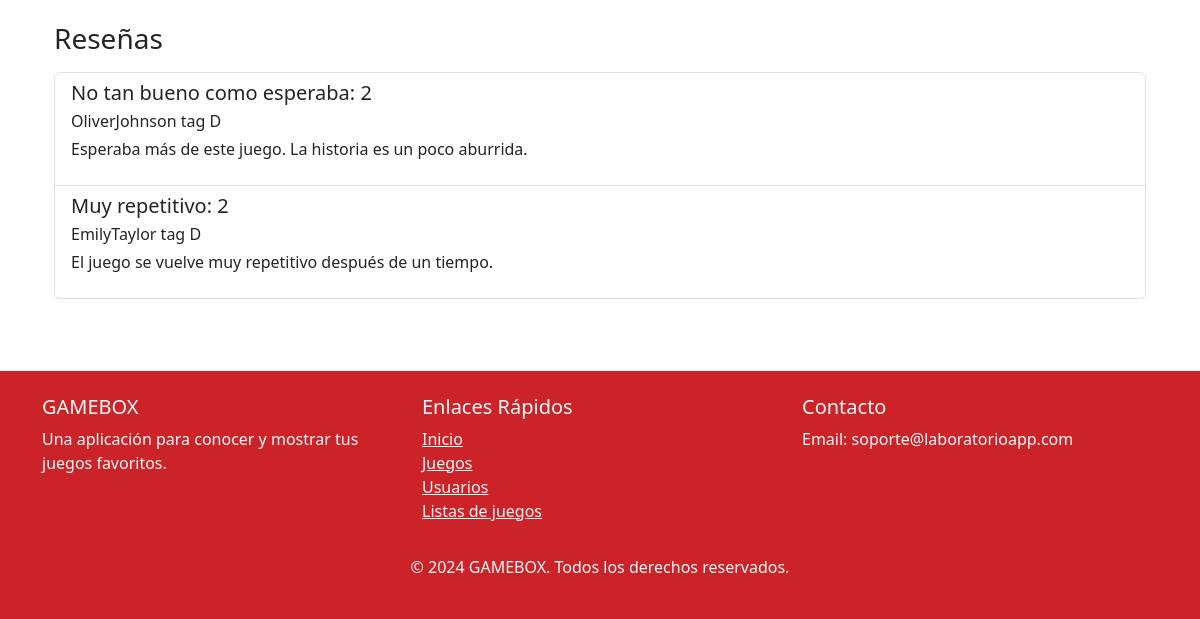
Page /gameInfo/25/ (lower part) on the earlier database version.
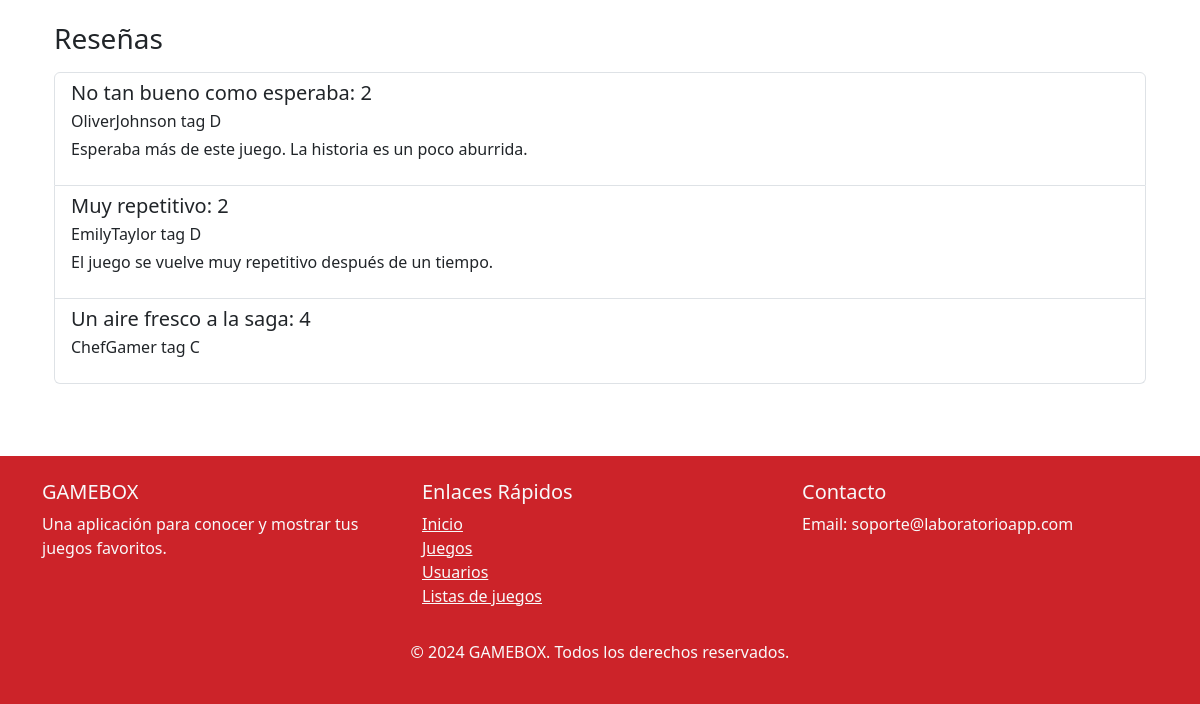
Same page on the later database version.
### domain/models.py (models this page shows, shortened)
class Reseña(models.Model):
    title = models.CharField(max_length=30)
    content = models.CharField(max_length=500, null=True)
    TAG_CHOICES = [
        ('C', 'Complete'),
        ('P', 'Playing'),
        ('D', 'Drop'),
    ]
    tag = models.CharField(max_length=1, choices=TAG_CHOICES, null=True)
    puntuacion = models.IntegerField(validators=[MinValueValidator(1), MaxValueValidator(5)])
    writer = models.ForeignKey(Usuario,null=True, on_delete=models.SET_NULL, related_name = 'reseñas')
    game = models.ForeignKey(Videojuego, on_delete=models.CASCADE, related_name="reseñas")
    objects = ReseñaManager()

class Usuario(models.Model):
    nickname = models.CharField(max_length=30, unique=True)
    foto = models.ImageField(upload_to="media/usuarios/", default="media/usuarios/generica.jpg")
    cuenta = models.OneToOneField(User, on_delete=models.CASCADE)
    objects = UsuarioManager()
    def __str__(self):
        return self.nickname

### domain/views.py (the view, shortened to what this page needs)
# urls.py: path('gameInfo/<int:id>/', GameInfoAndReseñaController.as_view(), name='game'),
class GameInfoAndReseñaController(View):
    template_name = 'games/gameInfo.html'
    def get(self, request, *args, **kwargs):
        return self.render_with_form(request)
    def render_with_form(self, request, reseña_form=None):
        game_id = self.kwargs.get('id')
        game = Videojuego.objects.get(id=game_id)
        reseñas = Reseña.objects.filter(game=game)
        usuario = Usuario.objects.get_user_from_request(request)
        reseñaExiste = False
        if reseña_form is None:
            try:
                reseña_existente = Reseña.objects.get(game=game, writer=usuario)
                reseña_form = ReseñaForm(instance=reseña_existente)
                reseñaExiste = True
            except Reseña.DoesNotExist:
                reseña_form = ReseñaForm()
        context = {
            'myGame': game,
            'reseñas': reseñas,
            'form': reseña_form,
            'existe': reseñaExiste
        }
        return render(request, self.template_name, context)

### domain/context_processors.py (called while the page is built)
def search_form(request):
    user_session = Usuario.objects.get_user_from_request(request)
    return {'user_session': user_session}

### domain/models.py (called while the page is built)
    def get_user_from_request(self, request):
        if request.user.is_authenticated:
            try:
                return self.get(cuenta=request.user)
            except self.model.DoesNotExist:
                return None
        return None

### domain/templates/games/gameInfo.html (shortened to what this page needs)
<!DOCTYPE html>
<html>
{% extends "main.html" %}
{% block content %}
<div class="container mt-5">
    <h3 class="mb-3">Reseñas</h3>
    <ul class="list-group mb-4">
        {% for x in reseñas %}
        <li class="list-group-item">
            <h5 class="mb-1">{{ x.title }}: {{ x.puntuacion }}</h5>
            <p class="mb-1">{{ x.writer }} tag {{ x.tag }}</p>
            <p>{{ x.content }}</p>
        </li>
        {% endfor %}
    </ul>
</div>
{% endblock %}

Differences in the rows shown:
added Reseña: title "Un aire fresco a la saga", puntuacion "4", writer "ChefGamer", tag "C"
